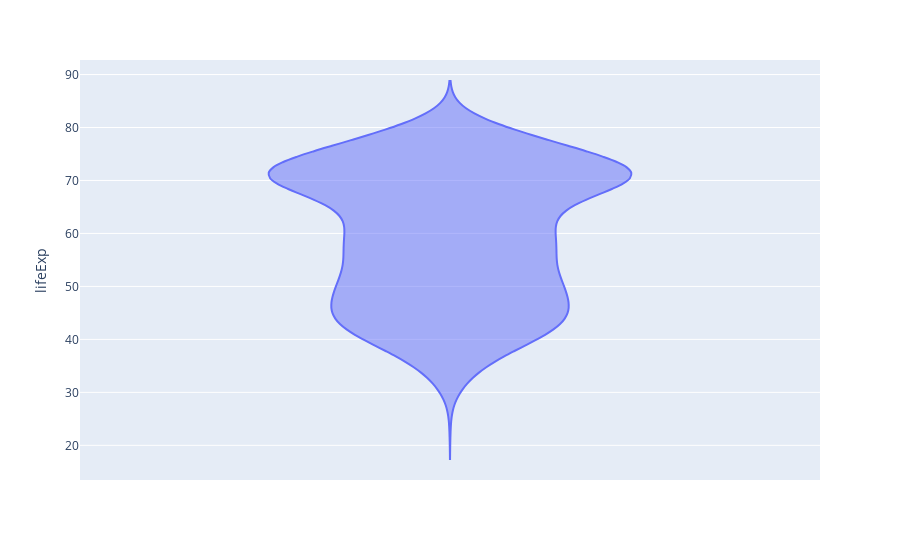

Notebook code for this chart:
### Markdown cell above
### Problem 5

#### Violin Plot of Life Expectancy with `plotly`

Create a Violin Plot of the Life Expectancy data using `plotly`. 

Use the `plt.savefig()` method to save the image as `img5.png` in the `images` folder.

### Code cell
px.violin(gapminder, y = 'lifeExp')

### Figure 1 — Plotly figure (JSON) as saved in the notebook; plotly's stock layout.template omitted (floating-point values rounded to 4 significant figures; data arrays with more than 128 entries replaced by an {"elided": "..."} marker saying what was removed)
{"data": [{"alignmentgroup": "True", "box": {"visible": false}, "hovertemplate": "lifeExp=%{y}<extra></extra>", "legendgroup": "", "marker": {"color": "#636efa"}, "name": "", "offsetgroup": "", "orientation": "v", "scalegroup": "True", "showlegend": false, "type": "violin", "x0": " ", "xaxis": "x", "y": {"elided": "1704 float values"}, "y0": " ", "yaxis": "y"}], "layout": {"legend": {"tracegroupgap": 0}, "margin": {"t": 60}, "violinmode": "group", "xaxis": {"anchor": "y", "domain": [0, 1]}, "yaxis": {"anchor": "x", "domain": [0, 1], "title": {"text": "lifeExp"}}}}
